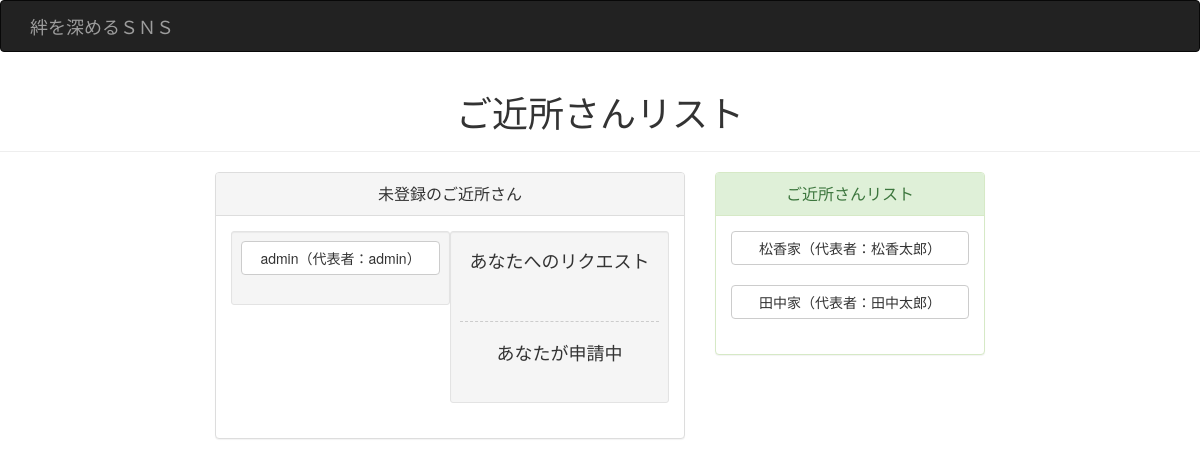
Page /area/matching_list.php on the committed database.
### tables this page shows
CREATE TABLE IF NOT EXISTS `tb_user` (
  `HOME_ID` varchar(16) NOT NULL,
  `UT_ID` bigint(16) NOT NULL,
  `USER_ID` varchar(16) NOT NULL,
  `PASSWORD` varchar(16) NOT NULL,
  `NAME` varchar(32) NOT NULL,
  `SEX` int(11) NOT NULL,
  `BIRTHDAY` date NOT NULL,
  `EMAIL` varchar(64) DEFAULT NULL,
  PRIMARY KEY (`USER_ID`),
  KEY `HOME_ID` (`HOME_ID`),
  KEY `UT_ID` (`UT_ID`)
);

CREATE TABLE IF NOT EXISTS `tb_demand` (
  `DEMAND_ID` bigint(20) NOT NULL AUTO_INCREMENT,
  `FROM_ID` varchar(10) DEFAULT NULL,
  `TO_ID` varchar(10) DEFAULT NULL,
  `STATE` int(11) DEFAULT NULL,
  PRIMARY KEY (`DEMAND_ID`)
);

CREATE TABLE IF NOT EXISTS `tb_home` (
  `AREA_ID` varchar(16) NOT NULL,
  `HOME_ID` varchar(16) NOT NULL,
  `H_NAME` varchar(32) DEFAULT NULL,
  `REPRESENTATIVE_ID` varchar(16) DEFAULT NULL,
  `POSTALCODE` char(7) DEFAULT NULL,
  `PREFECTURES` varchar(4) DEFAULT NULL,
  `MUNICIPALITY` varchar(64) DEFAULT NULL,
  `ADDRESS` varchar(32) DEFAULT NULL,
  `UNIVERSITY` varchar(32) DEFAULT NULL,
  `HIGHSCHOOL` varchar(32) DEFAULT NULL,
  `MIDDLESCHOOL` varchar(32) DEFAULT NULL,
  `ELEMENTARYSCHOOL` varchar(32) DEFAULT NULL,
  `PRESCHOOL` varchar(64) DEFAULT NULL,
  PRIMARY KEY (`HOME_ID`),
  KEY `AREA_ID` (`AREA_ID`)
);

### function.php (the view, shortened to what this page needs)
<?php
function modal($hid,$name,$hname,$school,$preschool,$sw2){
?>
	<a data-toggle="modal" href="#<?= $hid ?>"class="center-block btn btn-default"><?= $hname ?>（代表者：<?= $name ?>）</a>
	<br>
<?php
}
?>

### area/matching_list.php (shortened to what this page needs)
<?php
include ('../inc/header_inc.php');
require_once('../function.php');
$query = "SELECT * FROM tb_home NATURAL JOIN tb_user WHERE `REPRESENTATIVE_ID`=`USER_ID` AND NOT EXISTS
(SELECT * FROM tb_demand
WHERE (tb_home.HOME_ID=tb_demand.FROM_ID
OR tb_home.HOME_ID=tb_demand.TO_ID)
AND (FROM_ID='{$hid}' OR TO_ID='{$hid}')
)";
$rs = mysql_query($query);
$query9 = "SELECT HOME_ID,H_NAME,NAME,UNIVERSITY,HIGHSCHOOL,MIDDLESCHOOL,ELEMENTARYSCHOOL,PRESCHOOL,FROM_ID,TO_ID FROM  `tb_demand`,`tb_user` NATURAL JOIN tb_home WHERE (FROM_ID=HOME_ID OR TO_ID=HOME_ID) AND `REPRESENTATIVE_ID`=`USER_ID` AND `STATE`='1'";
$rs9 = mysql_query($query9);
?>
	<div class="page-header text-center">
    <h1>ご近所さんリスト</h1>
    </div>
<?php if($utid==0){ ?>
<div class="col-sm-offset-2 col-sm-5">
<div class="panel panel-default">
	<div class="panel-heading">
		<div class="panel-title text-center">未登録のご近所さん</div>
	</div>
<div class="panel-body">
<div class="col-sm-6 well well-sm">
<?php
while($row = mysql_fetch_array($rs)){
	if(($pcode==$row['POSTALCODE']) && ($uid!=$row['USER_ID'])){
		modal($row['HOME_ID'],$row['NAME'],$row['H_NAME'],$row['UNIVERSITY'],$row['PRESCHOOL'],0);
	}
}
?>
</div>
<div class="col-sm-6 well well-sm">
<div class="text-center"><h4>あなたへのリクエスト</h4></div><br>
<hr style="border:none;border-top:dashed 1px #CCCCCC;height:1px;color:#FFFFFF">
<div class="text-center"><h4>あなたが申請中</h4></div><br>
</div>
</div>
</div>
</div>
<?php
}else{
?>
<div class="col-sm-4"></div>
<?php
}?>
<div class="col-sm-3">
<div class="panel panel-success">
	<div class="panel-heading">
	<div class="panel-title text-center">ご近所さんリスト</div>
	</div>
	<div class="panel-body">
<?php
	while($row9 = mysql_fetch_array($rs9)){
		if($row9['HOME_ID']!=$hid){
			modal($row9['HOME_ID'],$row9['NAME'],$row9['H_NAME'],$row9['UNIVERSITY'],$row9['PRESCHOOL'],3);
		}
	}
?>
</div>
</div>
</div>
<?php include ('../inc/footer_inc.php'); ?>

### rows in the picture
tb_user: NAME "admin", USER_ID "admin"
tb_demand: tb_home.H_NAME "松香家", tb_user.NAME "松香太郎", tb_home.H_NAME "田中家", tb_user.NAME "田中太郎"
